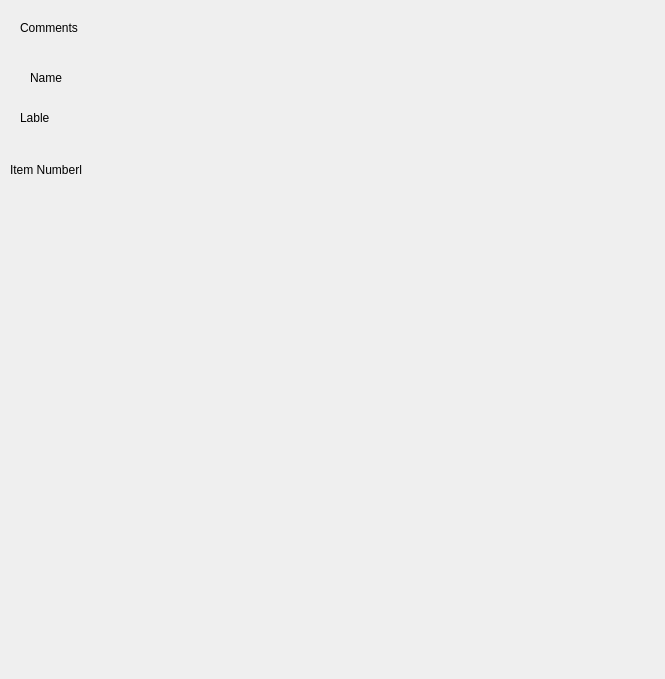
<?xml version="1.0" encoding="UTF-8"?>
<ui version="4.0">
 <class>Dialog</class>
 <widget class="QDialog" name="Dialog">
  <property name="geometry">
   <rect>
    <x>0</x>
    <y>0</y>
    <width>665</width>
    <height>679</height>
   </rect>
  </property>
  <property name="windowTitle">
   <string>Bookmark</string>
  </property>
  <widget class="QLabel" name="label">
   <property name="geometry">
    <rect>
     <x>20</x>
     <y>20</y>
     <width>81</width>
     <height>16</height>
    </rect>
   </property>
   <property name="text">
    <string>Comments</string>
   </property>
  </widget>
  <widget class="QLabel" name="label_2">
   <property name="geometry">
    <rect>
     <x>30</x>
     <y>70</y>
     <width>55</width>
     <height>16</height>
    </rect>
   </property>
   <property name="text">
    <string>Name</string>
   </property>
  </widget>
  <widget class="QLabel" name="label_3">
   <property name="geometry">
    <rect>
     <x>20</x>
     <y>110</y>
     <width>55</width>
     <height>16</height>
    </rect>
   </property>
   <property name="text">
    <string>Lable</string>
   </property>
  </widget>
  <widget class="QLabel" name="label_4">
   <property name="geometry">
    <rect>
     <x>10</x>
     <y>160</y>
     <width>101</width>
     <height>20</height>
    </rect>
   </property>
   <property name="text">
    <string>Item Numberl</string>
   </property>
  </widget>
 </widget>
 <resources/>
 <connections/>
</ui>
